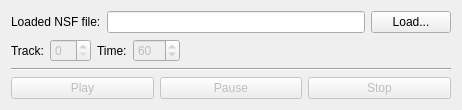
<?xml version="1.0" encoding="UTF-8"?>
<ui version="4.0">
 <class>CMainWidget</class>
 <widget class="QWidget" name="CMainWidget">
  <property name="geometry">
   <rect>
    <x>0</x>
    <y>0</y>
    <width>462</width>
    <height>101</height>
   </rect>
  </property>
  <property name="windowTitle">
   <string>PurrFX reverse player</string>
  </property>
  <layout class="QVBoxLayout" name="layMain">
   <item>
    <layout class="QHBoxLayout" name="layFile">
     <item>
      <widget class="QLabel" name="lblFile">
       <property name="text">
        <string>Loaded NSF file:</string>
       </property>
      </widget>
     </item>
     <item>
      <widget class="QLineEdit" name="edtFile">
       <property name="readOnly">
        <bool>true</bool>
       </property>
      </widget>
     </item>
     <item>
      <widget class="QPushButton" name="btnLoad">
       <property name="sizePolicy">
        <sizepolicy hsizetype="Minimum" vsizetype="Fixed">
         <horstretch>0</horstretch>
         <verstretch>0</verstretch>
        </sizepolicy>
       </property>
       <property name="text">
        <string>Load...</string>
       </property>
      </widget>
     </item>
    </layout>
   </item>
   <item>
    <layout class="QHBoxLayout" name="layOptions">
     <item>
      <widget class="QLabel" name="lblTrack">
       <property name="text">
        <string>Track:</string>
       </property>
      </widget>
     </item>
     <item>
      <widget class="QSpinBox" name="spbTrack">
       <property name="enabled">
        <bool>false</bool>
       </property>
      </widget>
     </item>
     <item>
      <widget class="QLabel" name="lblTime">
       <property name="text">
        <string>Time:</string>
       </property>
      </widget>
     </item>
     <item>
      <widget class="QSpinBox" name="spbTime">
       <property name="enabled">
        <bool>false</bool>
       </property>
       <property name="minimum">
        <number>10</number>
       </property>
       <property name="maximum">
        <number>240</number>
       </property>
       <property name="value">
        <number>60</number>
       </property>
      </widget>
     </item>
     <item>
      <spacer name="horizontalSpacer">
       <property name="orientation">
        <enum>Qt::Horizontal</enum>
       </property>
       <property name="sizeHint" stdset="0">
        <size>
         <width>40</width>
         <height>20</height>
        </size>
       </property>
      </spacer>
     </item>
    </layout>
   </item>
   <item>
    <widget class="Line" name="line">
     <property name="orientation">
      <enum>Qt::Horizontal</enum>
     </property>
    </widget>
   </item>
   <item>
    <layout class="QHBoxLayout" name="layControl">
     <item>
      <widget class="QPushButton" name="btnPlay">
       <property name="enabled">
        <bool>false</bool>
       </property>
       <property name="text">
        <string>Play</string>
       </property>
      </widget>
     </item>
     <item>
      <widget class="QPushButton" name="btnPause">
       <property name="enabled">
        <bool>false</bool>
       </property>
       <property name="text">
        <string>Pause</string>
       </property>
      </widget>
     </item>
     <item>
      <widget class="QPushButton" name="btnStop">
       <property name="enabled">
        <bool>false</bool>
       </property>
       <property name="text">
        <string>Stop</string>
       </property>
      </widget>
     </item>
    </layout>
   </item>
  </layout>
 </widget>
 <resources/>
 <connections/>
</ui>
